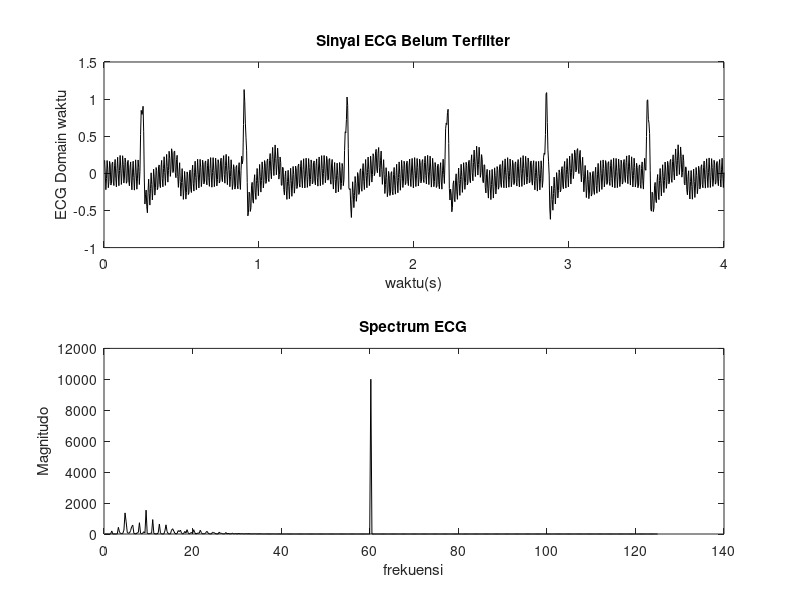
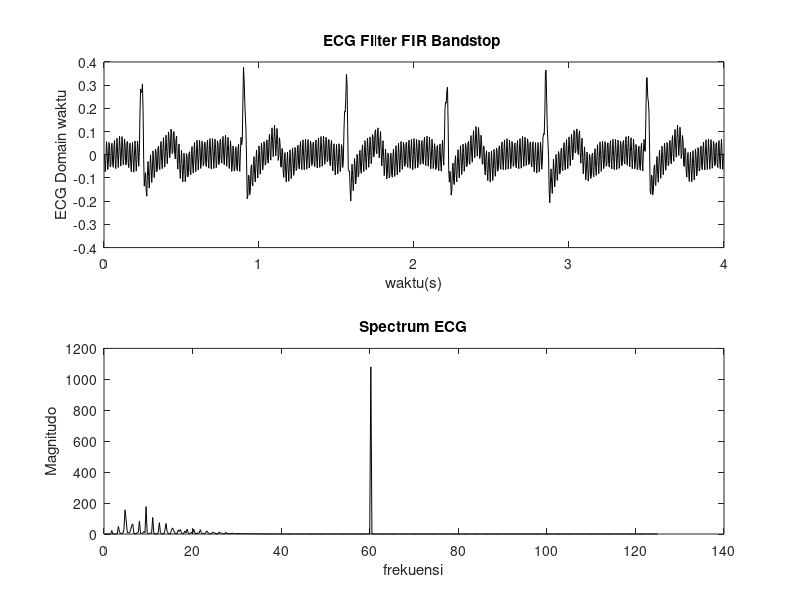

Write the MATLAB code that produced these figures, in order.
clc;clear all;
load ('ECG60.mat')
N=length(x);
fs=250;
t=(1:N)/fs;
L=5;                %% Filter Order
fh=61/fs;           %% High Frequency 
fl=59/fs;           %% Low Frequency 
%%%%%%%
figure(1)
subplot(2,1,1)
plot(t,x,'k')
title('Sinyal ECG Belum Terfilter')
ylabel('ECG Domain waktu')
xlabel('waktu(s)')
%%%%%
spectrum1=abs(fft(x));
mag=spectrum1.^2;
frek1=(1:N)*fs/N;
subplot(2,1,2)
plot(frek1(1:N/2),mag(1:N/2),'k')
title('Spectrum ECG')
ylabel('Magnitudo')
xlabel('frekuensi')
%%%%
%%% FIlter FIR %%%
for k = 1:L                         % Generate bandpass weighting function
    n = k - (L-1)/2 ;					% Make symmetrical
    if n == 0
        b(k) = 1-(2*(fh-fl));    % Case where denomonitor is zero
    else   
        b(k) = (sin(2*pi*fl*n)-sin(2*pi*fh*n))/(pi*n)  ; %Filter impulse response
   end
end
bb=(blackman(L))';  %%Windowing Type
b = b.*bb;  	    % Apply Blackman window to filter coefficients;
%
y = (conv(x,b,'same'));
figure(2)
subplot(2,1,1)
plot(t,y,'k')
title('ECG Filter FIR Bandstop ')
ylabel('ECG Domain waktu')
xlabel('waktu(s)')
%%%
spectrum2=abs(fft(y));
mag2=spectrum2.^2;
subplot(2,1,2)
plot(frek1(1:N/2),mag2(1:N/2),'k')
title('Spectrum ECG')
ylabel('Magnitudo')
xlabel('frekuensi')
